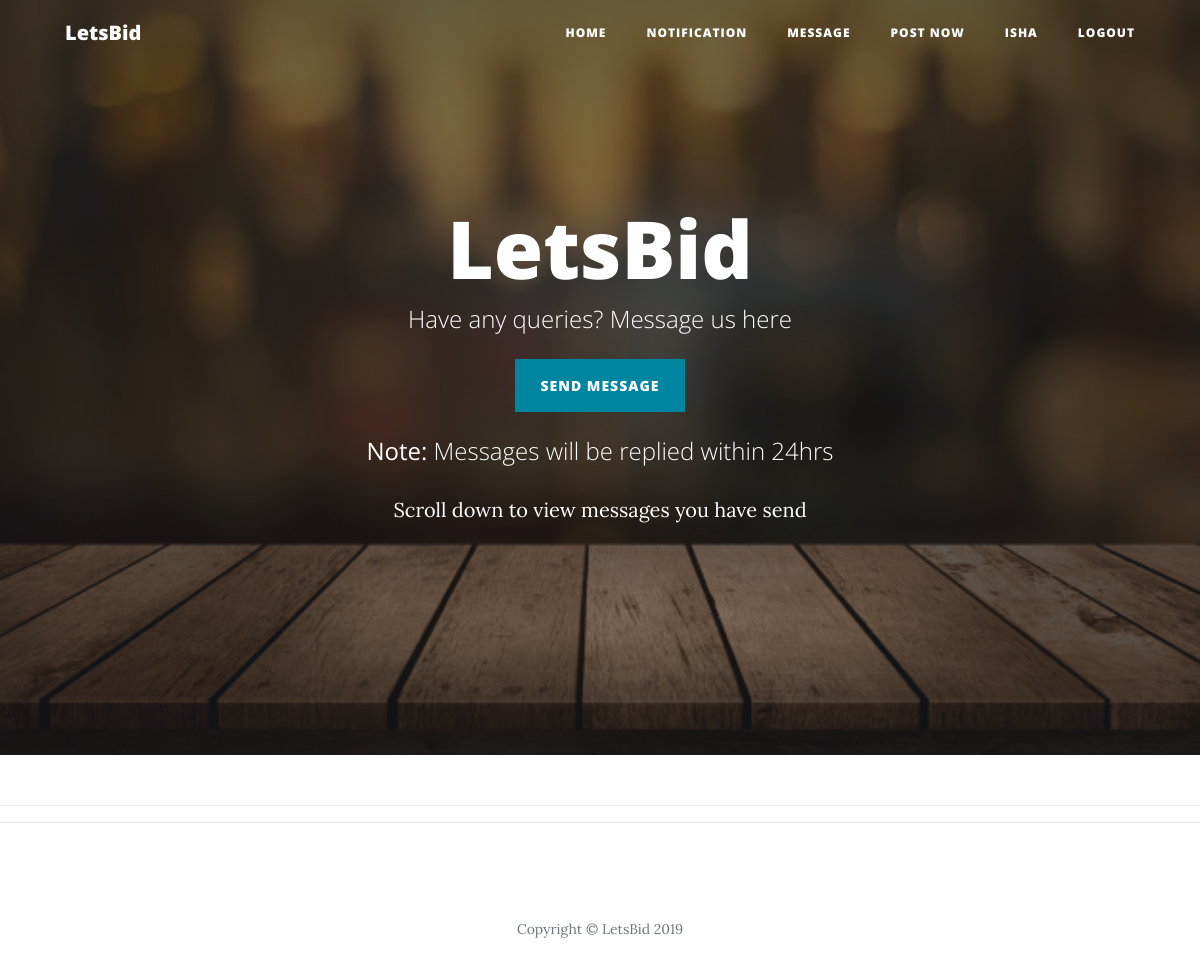
The app's page /users/message/ (signed in), older data.
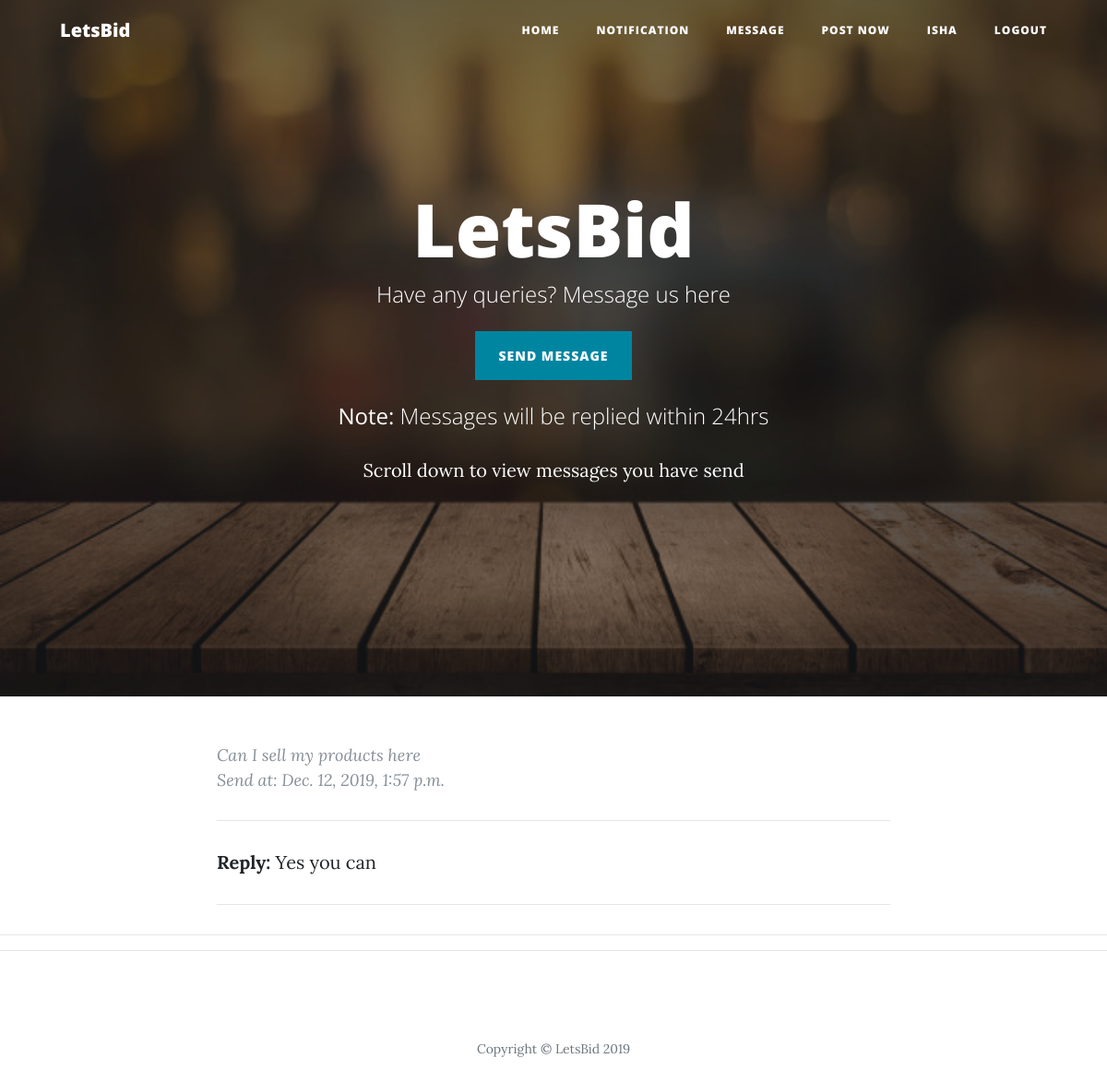
The same page, newer data.
### users/models.py (models this page shows, shortened)
class Usermessage(models.Model):
    message_creator = models.ForeignKey(User, on_delete=models.CASCADE)
    user_message = models.TextField()
    admin_reply = models.TextField(blank=True)
    send_date = models.DateTimeField(default=timezone.now)

### users/views.py (the view)
# urls.py: path('message/', views.usermessage, name='message'),
@login_required
def usermessage(request):
    user = request.user
    user_messages = Usermessage.objects.filter(message_creator=request.user).order_by('-send_date')
    template = 'users/messages.html'
    return render(request, template, {'user_messages':user_messages,'user': user})

### templates/users/messages.html (shortened to what this page needs)
{% load static %}
<!DOCTYPE html>
<html lang="en">
<head>
  <link href="{% static 'entries/vendor/bootstrap/css/bootstrap.min.css' %}" rel="stylesheet">
  <link href="{% static 'entries/vendor/fontawesome-free/css/all.min.css' %}" rel="stylesheet" type="text/css">
  <link href="{% static 'entries/css/clean-blog.min.css' %}" rel="stylesheet">
</head>
<body>
  <nav class="navbar navbar-expand-lg navbar-light fixed-top" id="mainNav">
    <div class="container">
      <a class="navbar-brand" href="{% url 'letsbid-home' %}">LetsBid</a>
      <div class="collapse navbar-collapse" id="navbarResponsive">
        <ul class="navbar-nav ml-auto">
          <li class="nav-item">
            <a class="nav-link" href="{% url 'letsbid-home' %}">Home</a>
          </li>
          <li class="nav-item">
            <a class="nav-link" href="{% url 'notification' %}">Notification</a>
          </li>
          <li class="nav-item">
            <a class="nav-link" href="{% url 'message' %}">Message</a>
          </li>
          <li class="nav-item">
            <a class="nav-link" href="{% url 'create_contract' %}">Post now</a>
          </li>
          <li class="nav-item">
            <a class="nav-link" href="{% url 'profile' %}">{{ user.username }}</a>
          </li>
          <li class="nav-item">
            <a class="nav-link" href="{% url 'logout' %}">Logout</a>
          </li>
        </ul>
      </div>
    </div>
  </nav>
  <header class="masthead" style="background-image: url({% static 'entries/img/home-bg.jpg' %})">
    <div class="container">
      <div class="row">
        <div class="col-lg-8 col-md-10 mx-auto">
          <div class="site-heading">
            <h1>LetsBid</h1>
            <span class="subheading">Have any queries? Message us here <br><br>
              <a class="btn btn-primary" href="{% url 'create_message' %}">Send message</a>
              <br><br> <strong>Note:</strong> Messages will be replied within 24hrs</span>
              <p>Scroll down to view messages you have send </p>
          </div>
        </div>
      </div>
    </div>
  </header>
  {% for usermessage in user_messages %}
  <div class="container">
    <div class="row">
      <div class="col-lg-8 col-md-10 mx-auto">
        <div class="post-preview">
            <p class="post-meta">
              {{ usermessage.user_message }}
              <br>
              Send at: {{ usermessage.send_date }}
            </p>
            <hr>
            <p>
            <strong>Reply: </strong><span>{{usermessage.admin_reply}}</span>
            </p>
            <hr>
        </div>
      </div>
    </div>
  </div>
  {% endfor %}
  <hr>
  <hr>
  <footer>
    <div class="container">
      <div class="row">
        <div class="col-lg-8 col-md-10 mx-auto">
          <p class="copyright text-muted">Copyright &copy; LetsBid 2019</p>
        </div>
      </div>
    </div>
  </footer>
</body>
</html>

Row changes from the older to the newer data that the page shows:
added Usermessage: user_message "Can I sell my products here", send_date "Dec. 12, 2019, 1:57 p.m.", admin_reply "Yes you can"
